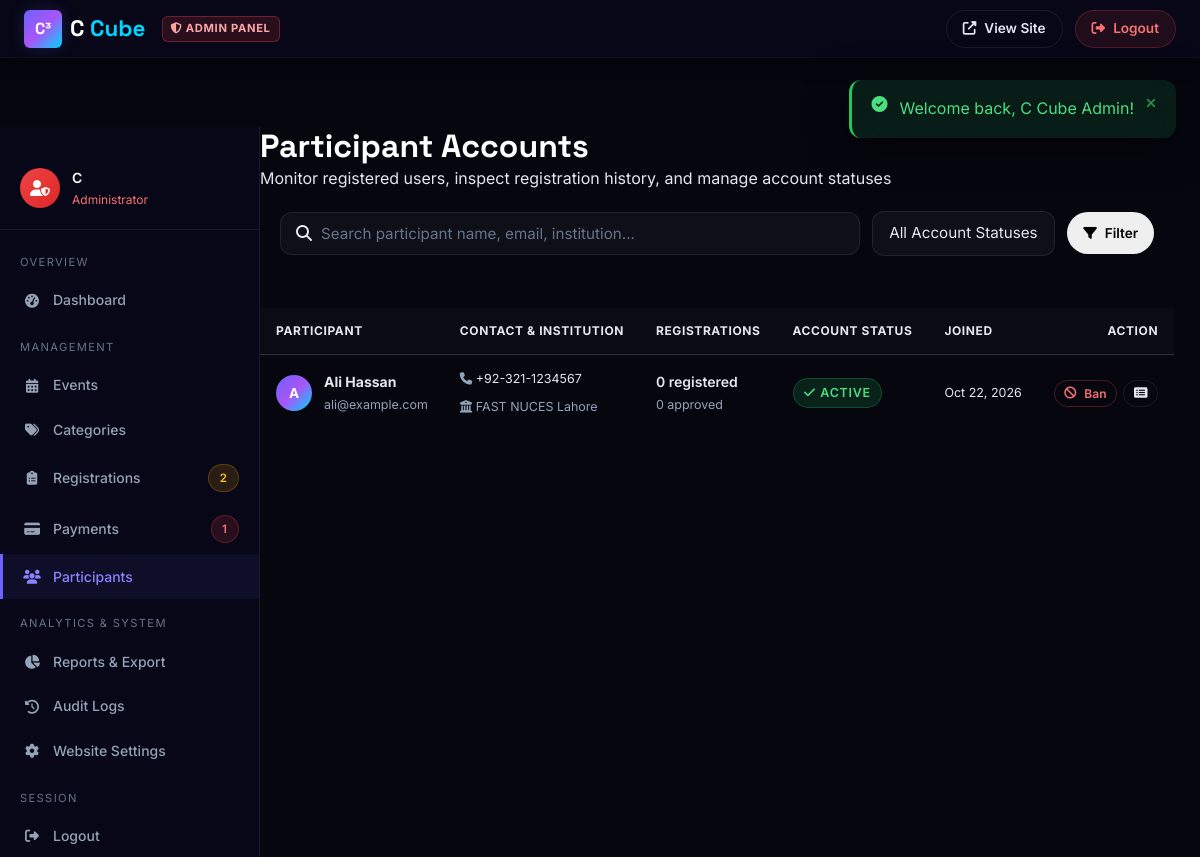
The page /admin/participants.php (signed in) on the database its author committed.
### tables this page shows
CREATE TABLE IF NOT EXISTS users (
    id              INT UNSIGNED AUTO_INCREMENT PRIMARY KEY,
    full_name       VARCHAR(120)  NOT NULL,
    email           VARCHAR(180)  NOT NULL,
    password_hash   VARCHAR(255)  NOT NULL,
    phone           VARCHAR(30)   DEFAULT NULL,
    institution     VARCHAR(200)  DEFAULT NULL,
    role            ENUM('participant','admin') NOT NULL DEFAULT 'participant',
    account_status  ENUM('active','inactive','banned') NOT NULL DEFAULT 'active',
    created_at      DATETIME      NOT NULL DEFAULT CURRENT_TIMESTAMP,
    updated_at      DATETIME      NOT NULL DEFAULT CURRENT_TIMESTAMP ON UPDATE CURRENT_TIMESTAMP,
    UNIQUE KEY uq_users_email (email),
    INDEX idx_users_role (role),
    INDEX idx_users_status (account_status)
);

### includes/functions.php (called while the page is built, shortened)
<?php
function e(string $s): string {
    return htmlspecialchars($s, ENT_QUOTES | ENT_SUBSTITUTE, 'UTF-8');
}
function fmt_date(string $dt, string $format = 'M j, Y'): string {
    try { return (new DateTime($dt))->format($format); } catch (Exception) { return $dt; }
}

### admin/participants.php (the view, shortened to what this page needs)
<?php
require_once __DIR__ . '/admin-header.php';
$search = trim($_GET['search'] ?? '');
$page   = max(1, (int)($_GET['page'] ?? 1));
$per_page = 15;
$where = ["u.role = 'participant'"];
$params = [];
$where_sql = implode(' AND ', $where);
$count_stmt = $pdo->prepare("SELECT COUNT(*) FROM users u WHERE $where_sql");
$count_stmt->execute($params);
$total = (int)$count_stmt->fetchColumn();
$pages = max(1, (int)ceil($total / $per_page));
$page  = min($page, $pages);
$offset = ($page - 1) * $per_page;
$data_sql = "
    SELECT u.id, u.full_name, u.email, u.phone, u.institution, u.account_status, u.created_at,
           (SELECT COUNT(*) FROM registrations r WHERE r.user_id = u.id) AS reg_count,
           (SELECT COUNT(*) FROM registrations r WHERE r.user_id = u.id AND r.registration_status = 'approved') AS approved_count
    FROM users u
    WHERE $where_sql
    ORDER BY u.created_at DESC
    LIMIT $per_page OFFSET $offset
";
$stmt = $pdo->prepare($data_sql);
$stmt->execute($params);
$participants = $stmt->fetchAll();
?>
<div class="dashboard-header" style="flex-wrap:wrap;gap:1rem">
  <div>
    <h1 class="dashboard-title">Participant Accounts</h1>
    <p class="dashboard-subtitle">Monitor registered users, inspect registration history, and manage account statuses</p>
  </div>
</div>
<div class="dash-card mb-4" style="padding:1.25rem">
  <form method="GET" action="" style="display:flex;flex-wrap:wrap;gap:0.75rem;align-items:center">
    <div style="flex:1;min-width:240px;position:relative">
      <input type="text" name="search" class="form-control" placeholder="Search participant name, email, institution..." value="<?= e($search) ?>" style="padding-left:2.5rem">
      <i class="fa fa-search" style="position:absolute;left:1rem;top:50%;transform:translateY(-50%);color:var(--text-muted)"></i>
    </div>
    <div style="min-width:160px">
      <select name="status" class="form-control">
        <option value="">All Account Statuses</option>
      </select>
    </div>
    <button type="submit" class="btn btn-secondary btn-sm" style="height:42px">
      <i class="fa fa-filter"></i> Filter
    </button>
  </form>
</div>
<div class="dash-card">
  <?php if (empty($participants)): ?>
    <div style="text-align:center;padding:3.5rem 1rem">
      <i class="fa fa-users-slash" style="font-size:3rem;color:var(--text-muted);margin-bottom:1rem;display:block"></i>
      <h3 style="color:var(--text-primary);font-size:1.15rem;font-weight:600">No participant accounts found</h3>
      <p style="color:var(--text-secondary);max-width:380px;margin:0.5rem auto 1.5rem">
        Try adjusting your filter search criteria.
      </p>
    </div>
  <?php else: ?>
    <div class="table-responsive">
      <table class="admin-table">
        <thead>
          <tr>
            <th>Participant</th>
            <th>Contact & Institution</th>
            <th>Registrations</th>
            <th>Account Status</th>
            <th>Joined</th>
            <th style="text-align:right">Action</th>
          </tr>
        </thead>
        <tbody>
          <?php foreach ($participants as $pt): ?>
            <tr>
              <td>
                <div style="display:flex;align-items:center;gap:0.75rem">
                  <div class="sidebar-avatar" style="width:36px;height:36px;font-size:0.85rem">
                    <?= strtoupper(substr($pt['full_name'], 0, 1)) ?>
                  </div>
                  <div>
                    <strong style="color:var(--text-primary)"><?= e($pt['full_name']) ?></strong><br>
                    <span class="text-xs text-muted"><?= e($pt['email']) ?></span>
                  </div>
                </div>
              </td>
              <td>
                <div class="text-xs"><i class="fa fa-phone text-muted"></i> <?= e($pt['phone'] ?: 'No phone') ?></div>
                <div class="text-xs text-muted mt-1"><i class="fa fa-university"></i> <?= e($pt['institution'] ?: 'Unspecified') ?></div>
              </td>
              <td>
                <span style="font-weight:600;color:var(--text-primary)"><?= $pt['reg_count'] ?> registered</span><br>
                <span class="text-xs text-muted"><?= $pt['approved_count'] ?> approved</span>
              </td>
              <td>
                <?php if ($pt['account_status'] === 'active'): ?>
                  <span class="badge badge-success text-xs"><i class="fa fa-check"></i> Active</span>
                <?php elseif ($pt['account_status'] === 'inactive'): ?>
                  <span class="badge badge-warning text-xs"><i class="fa fa-pause"></i> Inactive</span>
                <?php else: ?>
                  <span class="badge badge-danger text-xs"><i class="fa fa-ban"></i> Banned</span>
                <?php endif; ?>
              </td>
              <td class="text-xs text-muted">
                <?= fmt_date($pt['created_at'], 'M j, Y') ?>
              </td>
              <td style="text-align:right">
                <div style="display:inline-flex;gap:0.4rem">
                  <form method="POST" action="" style="display:inline">
                    <?php if ($pt['account_status'] === 'active'): ?>
                      <button type="submit" class="btn btn-outline btn-sm text-danger" title="Ban Account" style="border-color:rgba(239,68,68,0.3);padding:0.3rem 0.6rem;font-size:0.75rem" onclick="return confirm('Ban this participant? They will no longer be able to log in.')">
                        <i class="fa fa-ban"></i> Ban
                      </button>
                    <?php endif; ?>
                  </form>
                  <a href="<?= BASE_URL ?>admin/registrations.php?search=<?= urlencode($pt['email']) ?>" class="btn btn-outline btn-sm" title="View Registrations" style="padding:0.3rem 0.6rem;font-size:0.75rem">
                    <i class="fa fa-list-alt"></i>
                  </a>
                </div>
              </td>
            </tr>
          <?php endforeach; ?>
        </tbody>
      </table>
    </div>
  <?php endif; ?>
</div>
<?php require_once __DIR__ . '/admin-footer.php'; ?>

### assets/css/style.css (style rules this page uses)
:root { --clr-bg: #080818; --clr-bg-2: #0d0d22; --clr-bg-card: rgba(255,255,255,0.04); --clr-surface: rgba(255,255,255,0.06); --clr-border: rgba(255,255,255,0.08); --clr-border-2: rgba(108,99,255,0.25); --clr-primary: #6c63ff; --clr-primary-2: #8b83ff; --clr-accent: #00d4ff; --clr-accent-2: #7cf5ff; --clr-purple: #a855f7; --clr-pink: #ec4899; --clr-green: #22c55e; --clr-yellow: #f59e0b; --clr-red: #ef4444; --clr-text: #e2e8f0; --clr-text-muted: #94a3b8; --clr-text-faint: #64748b; --clr-white: #ffffff; --grad-primary: linear-gradient(135deg, #6c63ff 0%, #a855f7 50%, #00d4ff 100%); --grad-card: linear-gradient(135deg, rgba(108,99,255,0.15) 0%, rgba(0,212,255,0.05) 100%); --grad-hero: linear-gradient(135deg, #080818 0%, #0d0d22 40%, #130d33 100%); --font-base: 'Inter', system-ui, sans-serif; --font-heading: 'Space Grotesk', 'Inter', system-ui, sans-serif; --radius-sm: 6px; --radius-md: 12px; --radius-lg: 20px; --radius-xl: 28px; --radius-full: 9999px; --shadow-sm: 0 1px 3px rgba(0,0,0,0.4); --shadow-md: 0 4px 20px rgba(0,0,0,0.5); --shadow-lg: 0 8px 40px rgba(0,0,0,0.6); --shadow-glow: 0 0 30px rgba(108,99,255,0.3); --shadow-glow-sm: 0 0 15px rgba(108,99,255,0.2); --transition: 0.3s ease; --transition-slow: 0.5s ease; }
*, *::before, *::after { box-sizing: border-box; margin: 0; padding: 0; }
html { scroll-behavior: smooth; font-size: 16px; }
body { font-family: var(--font-base); background: var(--clr-bg); color: var(--clr-text); line-height: 1.6; overflow-x: hidden; min-height: 100vh; }
h1,h2,h3,h4,h5,h6 { font-family: var(--font-heading); font-weight: 700; line-height: 1.2; color: var(--clr-white); }
a { color: var(--clr-primary-2); text-decoration: none; transition: color var(--transition); }
.btn { display: inline-flex; align-items: center; justify-content: center; gap: 0.5rem; font-family: var(--font-base); font-size: 0.95rem; font-weight: 600; padding: 0.7rem 1.6rem; border-radius: var(--radius-full); border: none; cursor: pointer; transition: all var(--transition); text-decoration: none; white-space: nowrap; position: relative; overflow: hidden; }
.btn::after { content: ''; position: absolute; inset: 0; background: rgba(255,255,255,0); transition: background var(--transition); }
.btn-outline { background: transparent; color: var(--clr-text); border: 1px solid var(--clr-border); }
.btn-sm { padding: 0.45rem 1rem; font-size: 0.85rem; }
.badge { display: inline-flex; align-items: center; gap: 0.3rem; font-size: 0.72rem; font-weight: 600; padding: 0.25rem 0.65rem; border-radius: var(--radius-full); text-transform: uppercase; letter-spacing: 0.06em; white-space: nowrap; }
.badge-success { background: rgba(34,197,94,0.15); color: #4ade80; border: 1px solid rgba(34,197,94,0.25); }
.form-control { width: 100%; background: rgba(255,255,255,0.04); border: 1px solid var(--clr-border); border-radius: var(--radius-md); color: var(--clr-text); font-family: var(--font-base); font-size: 0.95rem; padding: 0.7rem 1rem; transition: border-color var(--transition), box-shadow var(--transition); appearance: none; outline: none; }
.form-control::placeholder { color: var(--clr-text-faint); }
select.form-control option { background: #0d0d22; color: var(--clr-text); }
table { width: 100%; border-collapse: collapse; }
thead th { background: rgba(108,99,255,0.08); color: var(--clr-text-muted); font-size: 0.8rem; font-weight: 600; text-transform: uppercase; letter-spacing: 0.07em; padding: 0.85rem 1rem; text-align: left; border-bottom: 1px solid var(--clr-border); white-space: nowrap; }
tbody td { padding: 0.9rem 1rem; font-size: 0.875rem; color: var(--clr-text); border-bottom: 1px solid rgba(255,255,255,0.04); vertical-align: middle; }
tbody tr:last-child td { border-bottom: none; }
.text-muted { color: var(--clr-text-muted); }
.text-danger { color: #f87171; }
.text-xs { font-size: 0.78rem; }
.mt-1 { margin-top: 0.5rem; }
.mb-4 { margin-bottom: 2rem; }

### assets/css/animations.css (style rules this page uses)
.btn { overflow: hidden; }

### assets/css/dashboard.css (style rules this page uses)
body.dashboard-body { background: #06060f; }
.sidebar-avatar { width: 40px; height: 40px; border-radius: 50%; background: var(--grad-primary); display: flex; align-items: center; justify-content: center; font-size: 1rem; font-weight: 700; color: #fff; flex-shrink: 0; }

### rows shown on the page
users: full_name "A", full_name "Ali Hassan", email "ali@example.com", phone "+92-321-1234567", institution "FAST NUCES Lahore", reg_count "0", approved_count "0", account_status "active" (drawn), created_at "Oct 22, 2026"

### other values the page prints
$flash['message'] "Welcome back, C Cube Admin!"
explode(' ', $admin_user['full_name'])[0] "C"
$pending_registrations_count "2"
$pending_payments_count "1"
